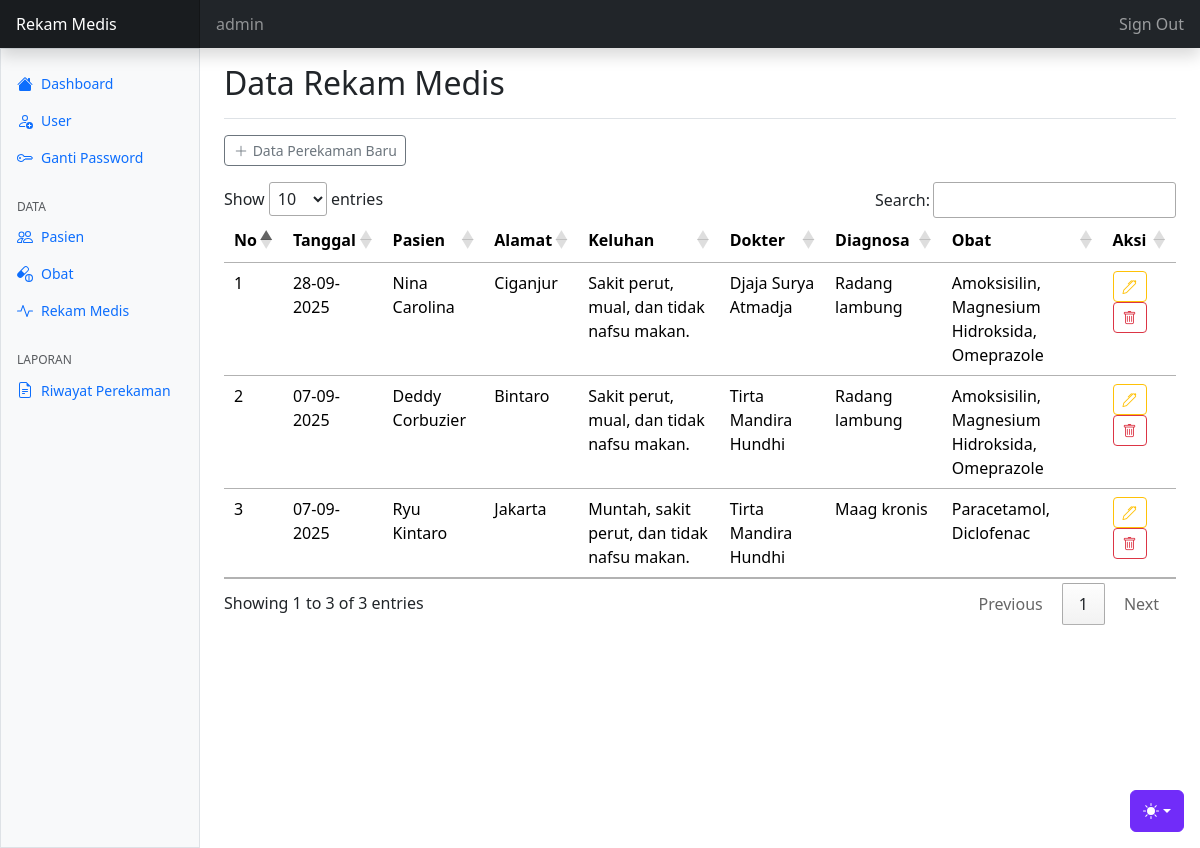
The app's page /rekamedis/index.php (signed in) with its own data.
### tables this page shows
CREATE TABLE `tbl_rekamedis` (
  `no_rm` varchar(15) NOT NULL,
  `tgl_rm` date NOT NULL,
  `id_pasien` varchar(20) NOT NULL,
  `keluhan` text NOT NULL,
  `id_dokter` int(11) NOT NULL,
  `diagnosa` text NOT NULL,
  `obat` text NOT NULL
);

CREATE TABLE `tbl_pasien` (
  `id` varchar(20) NOT NULL,
  `nama` varchar(255) NOT NULL,
  `tgl_lahir` date NOT NULL,
  `gender` enum('P','W') NOT NULL,
  `telpon` varchar(15) NOT NULL,
  `alamat` varchar(255) NOT NULL
);

CREATE TABLE `tbl_user` (
  `userid` int(11) NOT NULL,
  `username` varchar(30) NOT NULL,
  `fullname` varchar(100) NOT NULL,
  `password` varchar(255) NOT NULL,
  `jabatan` enum('1','2','3') NOT NULL COMMENT '1=administrator, 2=petugas, 3=dokter',
  `alamat` varchar(100) NOT NULL,
  `gambar` varchar(100) NOT NULL
);

### config.php (called while the page is built, shortened)
<?php
$main_url	= "http://localhost/MEDICAL_codingline/";
function in_date($tgl){
	$dd = substr($tgl, 8, 2);
	$mm = substr($tgl, 5, 2);
	$yy = substr($tgl, 0, 4);
	return $dd . "-" . $mm . "-" . $yy;
}
?>

### rekamedis/index.php (the view, shortened to what this page needs)
<?php
require "../config.php";
require "../template/header.php";
require "../template/navbar.php";
require "../template/sidebar.php";
?>
<main class="col-md-9 ms-sm-auto col-lg-10 px-md-4 min-vh-100">
	<div class="d-flex justify-content-between flex-wrap flex-md-nowrap align-items-center pt-3 pb-2 mb-3 border-bottom">
		<h1 class="h2">Data Rekam Medis</h1>
	</div>
	<a href="<?= $main_url ?>rekamedis/tambah-data.php" class="btn btn-outline-secondary btn-sm mb-3"
	title="tambah data"><i class="bi bi-plus-lg align-top"></i> Data Perekaman Baru</a>
	<table class="table table-responsive table-hover" id="myTable">
		<thead>
			<tr>
				<th>No</th>
				<th>Tanggal</th>
				<th>Pasien</th>
				<th>Alamat</th>
				<th>Keluhan</th>
				<th>Dokter</th>
				<th>Diagnosa</th>
				<th>Obat</th>
				<th>Aksi</th>
			</tr>
		</thead>
		<tbody>
			<?php
			$no		= 1;
			$sqlrm = "SELECT *, tbl_pasien.alamat AS alamatpasien FROM tbl_rekamedis INNER JOIN tbl_pasien ON
			tbl_rekamedis.id_pasien = tbl_pasien.id INNER JOIN tbl_user ON
			tbl_rekamedis.id_dokter = tbl_user.userid ORDER BY tgl_rm DESC";
			$queryrm	= mysqli_query($koneksi, $sqlrm);
			while($rm 	= mysqli_fetch_assoc($queryrm)){ ?>
				<tr>
					<td><?= $no++; ?></td>
					<td><?= in_date($rm['tgl_rm']) ?></td>
					<td><?= $rm['nama'] ?></td>
					<td><?= $rm['alamatpasien'] ?></td>
					<td><?= $rm['keluhan'] ?></td>
					<td><?= $rm['fullname'] ?></td>
					<td><?= $rm['diagnosa'] ?></td>
					<td><?= $rm['obat'] ?></td>
					<td>
						<a href="edit-data.php?id=<?= $rm['no_rm'] ?>" class="btn btn-sm btn-outline-warning" title="edit data"><i class="bi bi-pen align-top"></i></a>
						<a href="proses-data.php?id=<?= $rm['no_rm'] ?>&aksi=hapus-data"
						onclick="return confirm('Apakah Anda yakin ingin menghapus data rekam medis ini ?')"
						class="btn btn-sm btn-outline-danger" title="hapus data"><i class="bi bi-trash align-top"></i></a>
					</td>
				</tr>
			<?php } ?>
		</tbody>
	</table>
</main>
<?php
require "../template/footer.php";
?>

### asset/dashboard/dashboard.css (style rules this page uses)
.bi { display: inline-block; width: 1rem; height: 1rem; }

### template/header.php (style rules this page uses)
.bi { vertical-align: -.125em; fill: currentColor; }

### records on screen
tbl_rekamedis: tgl_rm "28-09-2025", id_pasien.nama "Nina Carolina", id_pasien.alamat "Ciganjur", keluhan "Sakit perut, mual, dan tidak nafsu makan.", id_dokter.fullname "Djaja Surya Atmadja", diagnosa "Radang lambung", obat "Amoksisilin, Magnesium Hidroksida, Omeprazole"
tbl_rekamedis: tgl_rm "07-09-2025", id_pasien.nama "Deddy Corbuzier", id_pasien.alamat "Bintaro", keluhan "Sakit perut, mual, dan tidak nafsu makan.", id_dokter.fullname "Tirta Mandira Hundhi", diagnosa "Radang lambung", obat "Amoksisilin, Magnesium Hidroksida, Omeprazole"
tbl_rekamedis: tgl_rm "07-09-2025", id_pasien.nama "Ryu Kintaro", id_pasien.alamat "Jakarta", keluhan "Muntah, sakit perut, dan tidak nafsu makan.", id_dokter.fullname "Tirta Mandira Hundhi", diagnosa "Maag kronis", obat "Paracetamol, Diclofenac"

### other values on screen
$_SESSION['ssUserRM'] "admin"
